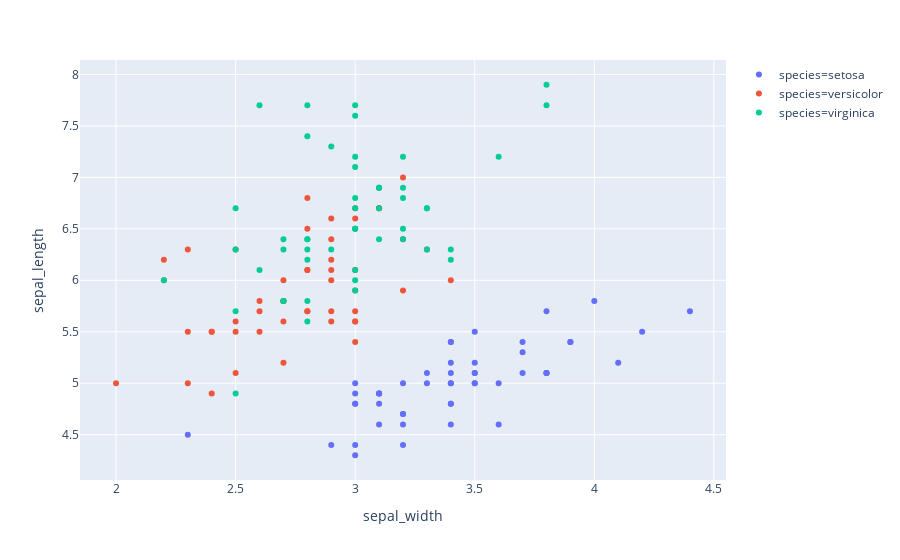

Notebook cell for this chart:
### Code cell
px.scatter(iris, x="sepal_width", y="sepal_length", color="species")

### Figure 1 — Plotly figure (JSON) as saved in the notebook; plotly's stock layout.template omitted (floating-point values rounded to 4 significant figures)
{"data": [{"hoverlabel": {"namelength": 0}, "hovertemplate": "species=setosa<br>sepal_width=%{x}<br>sepal_length=%{y}", "legendgroup": "species=setosa", "marker": {"color": "#636efa", "symbol": "circle"}, "mode": "markers", "name": "species=setosa", "showlegend": true, "type": "scatter", "x": [3.5, 3, 3.2, 3.1, 3.6, 3.9, 3.4, 3.4, 2.9, 3.1, 3.7, 3.4, 3, 3, 4, 4.4, 3.9, 3.5, 3.8, 3.8, 3.4, 3.7, 3.6, 3.3, 3.4, 3, 3.4, 3.5, 3.4, 3.2, 3.1, 3.4, 4.1, 4.2, 3.1, 3.2, 3.5, 3.1, 3, 3.4, 3.5, 2.3, 3.2, 3.5, 3.8, 3, 3.8, 3.2, 3.7, 3.3], "xaxis": "x", "y": [5.1, 4.9, 4.7, 4.6, 5, 5.4, 4.6, 5, 4.4, 4.9, 5.4, 4.8, 4.8, 4.3, 5.8, 5.7, 5.4, 5.1, 5.7, 5.1, 5.4, 5.1, 4.6, 5.1, 4.8, 5, 5, 5.2, 5.2, 4.7, 4.8, 5.4, 5.2, 5.5, 4.9, 5, 5.5, 4.9, 4.4, 5.1, 5, 4.5, 4.4, 5, 5.1, 4.8, 5.1, 4.6, 5.3, 5], "yaxis": "y"}, {"hoverlabel": {"namelength": 0}, "hovertemplate": "species=versicolor<br>sepal_width=%{x}<br>sepal_length=%{y}", "legendgroup": "species=versicolor", "marker": {"color": "#EF553B", "symbol": "circle"}, "mode": "markers", "name": "species=versicolor", "showlegend": true, "type": "scatter", "x": [3.2, 3.2, 3.1, 2.3, 2.8, 2.8, 3.3, 2.4, 2.9, 2.7, 2, 3, 2.2, 2.9, 2.9, 3.1, 3, 2.7, 2.2, 2.5, 3.2, 2.8, 2.5, 2.8, 2.9, 3, 2.8, 3, 2.9, 2.6, 2.4, 2.4, 2.7, 2.7, 3, 3.4, 3.1, 2.3, 3, 2.5, 2.6, 3, 2.6, 2.3, 2.7, 3, 2.9, 2.9, 2.5, 2.8], "xaxis": "x", "y": [7, 6.4, 6.9, 5.5, 6.5, 5.7, 6.3, 4.9, 6.6, 5.2, 5, 5.9, 6, 6.1, 5.6, 6.7, 5.6, 5.8, 6.2, 5.6, 5.9, 6.1, 6.3, 6.1, 6.4, 6.6, 6.8, 6.7, 6, 5.7, 5.5, 5.5, 5.8, 6, 5.4, 6, 6.7, 6.3, 5.6, 5.5, 5.5, 6.1, 5.8, 5, 5.6, 5.7, 5.7, 6.2, 5.1, 5.7], "yaxis": "y"}, {"hoverlabel": {"namelength": 0}, "hovertemplate": "species=virginica<br>sepal_width=%{x}<br>sepal_length=%{y}", "legendgroup": "species=virginica", "marker": {"color": "#00cc96", "symbol": "circle"}, "mode": "markers", "name": "species=virginica", "showlegend": true, "type": "scatter", "x": [3.3, 2.7, 3, 2.9, 3, 3, 2.5, 2.9, 2.5, 3.6, 3.2, 2.7, 3, 2.5, 2.8, 3.2, 3, 3.8, 2.6, 2.2, 3.2, 2.8, 2.8, 2.7, 3.3, 3.2, 2.8, 3, 2.8, 3, 2.8, 3.8, 2.8, 2.8, 2.6, 3, 3.4, 3.1, 3, 3.1, 3.1, 3.1, 2.7, 3.2, 3.3, 3, 2.5, 3, 3.4, 3], "xaxis": "x", "y": [6.3, 5.8, 7.1, 6.3, 6.5, 7.6, 4.9, 7.3, 6.7, 7.2, 6.5, 6.4, 6.8, 5.7, 5.8, 6.4, 6.5, 7.7, 7.7, 6, 6.9, 5.6, 7.7, 6.3, 6.7, 7.2, 6.2, 6.1, 6.4, 7.2, 7.4, 7.9, 6.4, 6.3, 6.1, 7.7, 6.3, 6.4, 6, 6.9, 6.7, 6.9, 5.8, 6.8, 6.7, 6.7, 6.3, 6.5, 6.2, 5.9], "yaxis": "y"}], "layout": {"autosize": true, "legend": {"tracegroupgap": 0}, "margin": {"t": 60}, "xaxis": {"anchor": "y", "autorange": true, "domain": [0, 1], "range": [1.856, 4.544], "title": {"text": "sepal_width"}, "type": "linear"}, "yaxis": {"anchor": "x", "autorange": true, "domain": [0, 1], "range": [4.045, 8.155], "title": {"text": "sepal_length"}, "type": "linear"}}}
